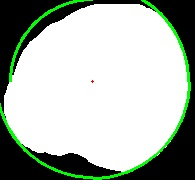
#> input picture keijo/circle1to4/IMG_1625.jpg, 195 x 180 px, found by its file name
$ jupyter execute --allow-errors round_attach1to4to1.ipynb
#> lines starting #> are read from the running program, lines starting #| are printed output that depends on the picture; after the words box and inside, x2 and y2 are one past the last pixel; in counts of white or black regions, pixels touching at a corner belong together; long printed decimals are rounded
[cell 1]
#画像を4分割してそれぞれの画像で円を復元し，IOUを計算する
import cv2
import os
import numpy as np
import matplotlib.pyplot as plt

# マスク画像を読み込む
# filename = "IMG_1616.jpg"
date = "1216_jikunashi"

folders = [f"/home/data/{date}/maskBB/A",
           f"/home/data/{date}/maskBB/B",
           f"/home/data/{date}/maskBB/C",
           ]
iou_file = "/home/data/1216_jikunashi/1to4to1_iou.txt"
#> (the rest of this cell did not finish here and is left out)

[cell 2]
import cv2
import os
import numpy as np

# 円を復元する関数
def restore_circle(region_name, region):
    """
    領域名とその画像から円を復元する
    """
    # 入力画像の左右反転と上下反転
    flip_h = cv2.flip(region, 1)
    flip_v = cv2.flip(region, 0)
    flip_hv = cv2.flip(flip_h, 0)

    # 領域ごとに配置
    height, width = region.shape
    restored = np.zeros((height * 2, width * 2), dtype=np.uint8)

    if region_name == '右下':
        restored[height:, width:] = region
        restored[height:, :width] = flip_h
        restored[:height, :width] = flip_hv
        restored[:height, width:] = flip_v
    elif region_name == '右上':
        restored[:height, width:] = region
        restored[:height, :width] = flip_h
        restored[height:, :width] = flip_hv
        restored[height:, width:] = flip_v
    elif region_name == '左上':
        restored[:height, :width] = region
        restored[:height, width:] = flip_h
        restored[height:, width:] = flip_hv
        restored[height:, :width] = flip_v
    elif region_name == '左下':
        restored[height:, :width] = region
        restored[:height, :width] = flip_h
        restored[:height, width:] = flip_hv
        restored[height:, width:] = flip_v

    return restored

# 入力フォルダとファイル
date = "0108_jikunashi_energee"
folders = [f"/home/data/{date}/maskBB/A",
           f"/home/data/{date}/maskBB/B",
           f"/home/data/{date}/maskBB/C"]
iou_file = f"/home/data/{date}/1to4to1_iou.txt"

# ファイル内容を初期化
with open(iou_file, 'w') as f:
    f.write("Filename, Region, IOU, Radius\n")

# フォルダごとに処理
#> (the rest of this cell did not finish here and is left out)

[cell 3]
import os
import re
import matplotlib.pyplot as plt
import japanize_matplotlib

# 処理する結果ファイルのパス
result_file = "/home/data/0108_jikunashi_energee/1to4to1_iou.txt"

# ファイル名とIoUを保存するリスト
file_names = []
max_values = []
min_values = []
avg_values = []
diff_values = []

# 各結果ファイルを読み込んでデータを抽出
with open(result_file, 'r') as f:
    lines = f.readlines()
    current_file_name = None
    values = []
    parts3_values = []

    for line in lines:
        if line.startswith("IMG_"):
            parts = line.split(',')
            file_name = parts[0].strip()
            value = float(parts[2].strip())
            parts3_value = float(parts[3].strip())

            if current_file_name is None:
                current_file_name = file_name

            if file_name == current_file_name:
                values.append(value)
                parts3_values.append(parts3_value)
            else:
                if len(values) == 4:
                    file_names.append(current_file_name)
                    max_values.append(max(values))
                    min_values.append(min(values))
                    avg_values.append(sum(values) / len(values))
                    diff_values.append(max(parts3_values) - min(parts3_values))

                current_file_name = file_name
                values = [value]
                parts3_values = [parts3_value]

    # 最後のファイルの処理
    if len(values) == 4:
        file_names.append(current_file_name)
        max_values.append(max(values))
        min_values.append(min(values))
        avg_values.append(sum(values) / len(values))
        diff_values.append(max(parts3_values) - min(parts3_values))

# 数字部分でソートするための関数
def extract_number(file_name):
    match = re.search(r'\d+', file_name)
    if match:
        return int(match.group())
    return float('inf')  # 数字が見つからない場合は無限大を返す

# ファイル名と対応する値をソート
sorted_data = sorted(zip(file_names, max_values, min_values, avg_values, diff_values), key=lambda x: extract_number(x[0]))
#> (the rest of this cell did not finish here and is left out)

[cell 4]
#画像を4分割して保存する
import cv2
import numpy as np
import matplotlib.pyplot as plt

# マスク画像を読み込む
mask_image = cv2.imread('/home/data/0930/mask/IMG_1625.jpg', cv2.IMREAD_GRAYSCALE)
#> mask_image: shape (180, 195); min 0, max 255, mean 177.3
_, mask_image = cv2.threshold(mask_image, 128, 255, cv2.THRESH_BINARY)
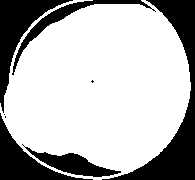
#> mask_image: shape (180, 195); 71.2% white; 8 black regions (3 under 20 px)

# 輪郭を検出する
contours, _ = cv2.findContours(mask_image, cv2.RETR_EXTERNAL, cv2.CHAIN_APPROX_SIMPLE)
#> contours = 1 contour; box (x1, y1, x2, y2) and area: (0, 0, 191, 180) 25702

# 最大の輪郭を選択する
if contours:
    largest_contour = max(contours, key=cv2.contourArea)
#> largest_contour = contour of 406 points, box (x1, y1, x2, y2) (0, 0, 191, 180), area 25702

    # 真円をフィッティングする
    (x, y), radius = cv2.minEnclosingCircle(largest_contour)
#> x = 92.64; y = 81.82; radius = 97.71
    center = (int(x), int(y))
#> center = (92, 81)
    radius = int(radius)
#> radius = 97
    shape_mask = np.zeros_like(mask_image)
    cv2.circle(shape_mask, center, radius, 255, -1)
#> shape_mask: shape (180, 195); 80.5% white; 2 black regions, box (x1, y1, x2, y2) and area: (0, 0, 195, 180) 6050, (0, 0, 39, 51) 790

    # 一致率を計算する
    intersection = cv2.bitwise_and(mask_image, shape_mask)
#> intersection: shape (180, 195); 70.3% white; 7 black regions (3 under 20 px), largest, box (x1, y1, x2, y2) and area: (0, 0, 195, 180) 6050, (0, 0, 73, 113) 2245, (22, 144, 121, 177) 1087, (12, 0, 156, 75) 1044
    union = cv2.bitwise_or(mask_image, shape_mask)
#> union: shape (180, 195); 81.4% white; 3 black regions, box (x1, y1, x2, y2) and area: (102, 0, 195, 180) 3965, (0, 113, 93, 180) 1757, (0, 0, 39, 51) 790
    intersection_area = np.sum(intersection == 255)
#> intersection_area = 24666
    union_area = np.sum(union == 255)
#> union_area = 28588
    iou = intersection_area / union_area
#> iou = 0.863

    # 結果を表示する
    output_image = cv2.cvtColor(mask_image, cv2.COLOR_GRAY2BGR)
#> output_image: shape (180, 195, 3); 71.2% white; 8 black regions (3 under 20 px), largest, box (x1, y1, x2, y2) and area: (102, 0, 195, 180) 3965, (0, 0, 73, 113) 2245, (0, 113, 93, 180) 1757, (22, 144, 121, 177) 1087, (12, 0, 156, 75) 1044
    cv2.circle(output_image, center, radius, (0, 255, 0), 2)
#> output_image: shape (180, 195, 3); mean B, G, R 175.5, 184.3, 175.5
    cv2.circle(output_image, center, 5, (0, 0, 255), -1)
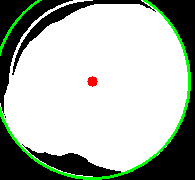
#> output_image: shape (180, 195, 3); mean B, G, R 174.9, 183.8, 175.5
    # plt.title(f'Center: {center}, Radius: {radius}, IoU: {iou:.2f}')
    # plt.imshow(output_image)
    # plt.show()

# 画像の高さと幅を取得
height, width = mask_image.shape
#> height = 180; width = 195

# フィッティングした円の中心座標を使用
center_x, center_y = center
#> center_x = 92; center_y = 81

# 画像を中心座標から4つの領域に分割
regions = {
    '左上': mask_image[0:center_y, 0:center_x],
    '右上': mask_image[0:center_y, center_x:width],
    '左下': mask_image[center_y:height, 0:center_x],
    '右下': mask_image[center_y:height, center_x:width]
}

# 各領域を別画像として保存
for region_name, region in regions.items():
    cv2.imwrite(f'/home/src/circle1to4/{region_name}.png', region)
#> this loop made 4 passes
#> pass 1, `cv2.imwrite(f'/home/src/circle1to4/{region_name}.png', region)`:
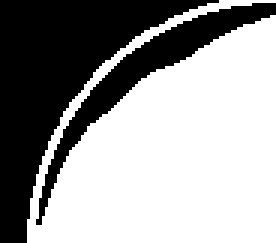
#> saved as 左上.png: shape (81, 92) (shown 3 times larger); 61.1% white; 2 black regions, box (x1, y1, x2, y2) and area: (0, 0, 73, 81) 2092, (12, 1, 92, 75) 810
#> pass 2, `cv2.imwrite(f'/home/src/circle1to4/{region_name}.png', region)`:
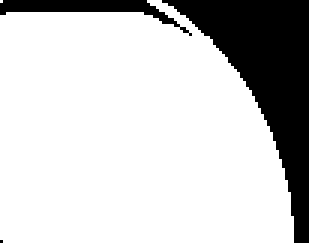
#> saved as 右上.png: shape (81, 103) (shown 3 times larger); 79.6% white; 3 black regions (1 under 20 px), largest, box (x1, y1, x2, y2) and area: (54, 0, 103, 81) 1471, (0, 0, 64, 12) 234

# [6 lines of commented-out code are left out]

plt.show()

[cell 5]
#4分割した画像を復元しIoUを計算する
import cv2
import numpy as np
import matplotlib.pyplot as plt
region_name = '左上'

# マスク画像を読み込む
mask_image = cv2.imread(f'/home/src/circle1to4/{region_name}.png', cv2.IMREAD_GRAYSCALE)
_, mask_image = cv2.threshold(mask_image, 128, 255, cv2.THRESH_BINARY)

# 画像の高さと幅を取得
height, width = mask_image.shape
#> height = 81; width = 92

if region_name == '右下':
    left_bottom_image = cv2.flip(mask_image, 1)  # 左右反転
    left_top_image = cv2.flip(left_bottom_image, 0)  # 上下反転
    right_top_image = cv2.flip(mask_image, 0)  #
    # 元の円を復元するための空の画像を作成
    restored_image = np.zeros((height * 2, width * 2), dtype=np.uint8)
    # 各部分を配置
    restored_image[height:, width:] = mask_image  # 右下
    restored_image[height:, :width] = left_bottom_image  # 左下
    restored_image[:height, :width] = left_top_image  # 左上
    restored_image[:height, width:] = right_top_image  # 右上

elif region_name == '右上':
    left_top_image = cv2.flip(mask_image, 1)  # 左右反転
    left_bottom_image = cv2.flip(left_top_image, 0)  # 上下反転
    right_bottom_image = cv2.flip(mask_image, 0)  # 上下反転
    # 元の円を復元するための空の画像を作成
    restored_image = np.zeros((height * 2, width * 2), dtype=np.uint8)
    # 各部分を配置
    restored_image[height:, width:] = right_bottom_image  # 右下
    restored_image[height:, :width] = left_bottom_image  # 左下
    restored_image[:height, :width] = left_top_image  # 左上
    restored_image[:height, width:] = mask_image  # 右上

elif region_name == '左上':
    # 右下画像を反転して他の部分に配置
    right_top_image = cv2.flip(mask_image, 1)  # 左右反転
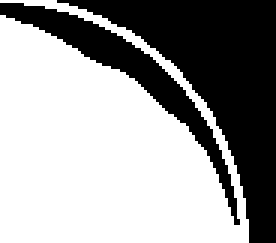
#> right_top_image: shape (81, 92) (shown 3 times larger); 61.1% white; 2 black regions, box (x1, y1, x2, y2) and area: (19, 0, 92, 81) 2092, (0, 1, 80, 75) 810
    right_bottom_image = cv2.flip(right_top_image, 0)  # 上下反転
#> right_bottom_image: shape (81, 92); 61.1% white; 2 black regions, box (x1, y1, x2, y2) and area: (19, 0, 92, 81) 2092, (0, 6, 80, 80) 810
    left_bottom_image = cv2.flip(mask_image, 0)  # 上下反転
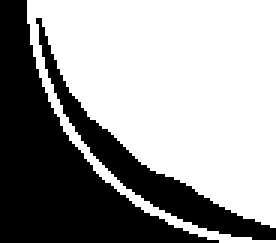
#> left_bottom_image: shape (81, 92) (shown 3 times larger); 61.1% white; 2 black regions, box (x1, y1, x2, y2) and area: (0, 0, 73, 81) 2092, (12, 6, 92, 80) 810
    # 元の円を復元するための空の画像を作成
    restored_image = np.zeros((height * 2, width * 2), dtype=np.uint8)
    # 各部分を配置
    restored_image[height:, width:] = right_bottom_image  # 右下
#> restored_image: shape (162, 184); 15.3% white; 1 white region, box (x1, y1, x2, y2) and area: (92, 81, 175, 162) 4550
    restored_image[height:, :width] = left_bottom_image  # 左下
    restored_image[:height, :width] = mask_image  # 左上
    restored_image[:height, width:] = right_top_image  # 右上
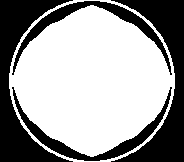
#> restored_image: shape (162, 184); 61.1% white; 4 black regions

elif region_name == '左下':
    # 右下画像を反転して他の部分に配置
    right_bottom_image = cv2.flip(mask_image, 1)  # 左右反転
    right_top_image = cv2.flip(right_bottom_image, 0)  # 上下反転
    left_top_image = cv2.flip(mask_image, 0)  # 上下反転
    # 元の円を復元するための空の画像を作成
    restored_image = np.zeros((height * 2, width * 2), dtype=np.uint8)
    # 各部分を配置
    restored_image[height:, width:] = right_bottom_image  # 右下
    restored_image[height:, :width] = mask_image  # 左下
    restored_image[:height, :width] = left_top_image  # 左上
    restored_image[:height, width:] = right_top_image  # 右上


# 輪郭を検出する
contours, _ = cv2.findContours(restored_image, cv2.RETR_EXTERNAL, cv2.CHAIN_APPROX_SIMPLE)
#> contours = 1 contour; box (x1, y1, x2, y2) and area: (9, 0, 175, 162) 21205
max_contour = max(contours, key=cv2.contourArea)
#> max_contour = contour of 216 points, box (x1, y1, x2, y2) (9, 0, 175, 162), area 21205

# 最大の輪郭を描写する
output_image = cv2.cvtColor(restored_image, cv2.COLOR_GRAY2BGR)
#> output_image: shape (162, 184, 3); 61.1% white; 4 black regions, box (x1, y1, x2, y2) and area: (0, 0, 73, 162) 4184, (111, 0, 184, 162) 4184, (12, 1, 172, 75) 1620, (12, 87, 172, 161) 1620
# cv2.drawContours(output_image, [max_contour], -1, (0, 255, 0), 2)

# 真円をフィッティングする
(x, y), radius = cv2.minEnclosingCircle(max_contour)
#> x = 91.5; y = 80.5; radius = 82.84
center = (int(x), int(y))
#> center = (91, 80)
radius = int(radius)
#> radius = 82
shape_mask = np.zeros_like(restored_image)
cv2.circle(shape_mask, center, radius, 255, -1)
#> shape_mask: shape (162, 184); 70.7% white; 2 black regions, box (x1, y1, x2, y2) and area: (104, 0, 184, 162) 4448, (0, 0, 79, 162) 4286
cv2.circle(output_image, center, radius, (0, 255, 0), 2)
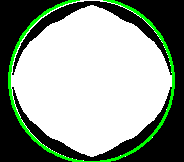
#> output_image: shape (162, 184, 3); mean B, G, R 146.2, 158.3, 146.2
cv2.circle(output_image, center, 1, (0, 0, 255), -1)
#> output_image: shape (162, 184, 3); 0.02% of pixels changed, all inside (x1, y1, x2, y2) = (90, 79, 93, 82)

intersection = cv2.bitwise_and(restored_image, shape_mask)
#> intersection: shape (162, 184); 59.8% white; 4 black regions, box (x1, y1, x2, y2) and area: (104, 0, 184, 162) 4448, (0, 0, 79, 162) 4290, (12, 1, 172, 75) 1620, (12, 87, 172, 161) 1620
union = cv2.bitwise_or(restored_image, shape_mask)
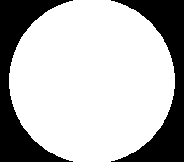
#> union: shape (162, 184); 71.9% white; 2 black regions, box (x1, y1, x2, y2) and area: (111, 0, 184, 162) 4184, (0, 0, 73, 162) 4180
intersection_area = np.sum(intersection == 255)
#> intersection_area = 17830
union_area = np.sum(union == 255)
#> union_area = 21444
iou = intersection_area / union_area
#> iou = 0.831
print(iou)
#| 0.8315

# 結果を表示する
plt.imshow(output_image, cmap='gray')
plt.axis('off')
plt.show()

# output_imageを中心から4分割して右下部分を保存する
center_y, center_x = output_image.shape[0] // 2, output_image.shape[1] // 2
right_bottom_part = output_image[center_y:, center_x:]
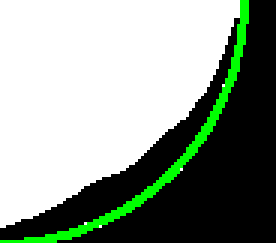
#> right_bottom_part: shape (81, 92, 3) (shown 3 times larger); mean B, G, R 143.5, 156.1, 143.5

# plt.imshow(right_bottom_part, cmap='gray')
